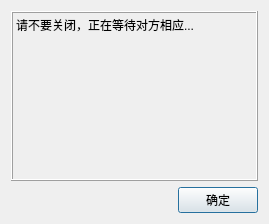
<?xml version="1.0" encoding="UTF-8"?>
<ui version="4.0">
 <class>Dialog</class>
 <widget class="QDialog" name="Dialog">
  <property name="geometry">
   <rect>
    <x>0</x>
    <y>0</y>
    <width>269</width>
    <height>224</height>
   </rect>
  </property>
  <property name="windowTitle">
   <string>Dialog</string>
  </property>
  <layout class="QVBoxLayout" name="verticalLayout" stretch="1,0">
   <item>
    <widget class="QLabel" name="label">
     <property name="frameShape">
      <enum>QFrame::Box</enum>
     </property>
     <property name="frameShadow">
      <enum>QFrame::Raised</enum>
     </property>
     <property name="lineWidth">
      <number>1</number>
     </property>
     <property name="text">
      <string>请不要关闭，正在等待对方相应...</string>
     </property>
     <property name="alignment">
      <set>Qt::AlignLeading|Qt::AlignLeft|Qt::AlignTop</set>
     </property>
    </widget>
   </item>
   <item>
    <layout class="QHBoxLayout" name="horizontalLayout">
     <item>
      <spacer name="horizontalSpacer">
       <property name="orientation">
        <enum>Qt::Horizontal</enum>
       </property>
       <property name="sizeHint" stdset="0">
        <size>
         <width>40</width>
         <height>20</height>
        </size>
       </property>
      </spacer>
     </item>
     <item>
      <widget class="QPushButton" name="pushButton">
       <property name="text">
        <string>确定</string>
       </property>
      </widget>
     </item>
    </layout>
   </item>
  </layout>
 </widget>
 <resources/>
 <connections>
  <connection>
   <sender>pushButton</sender>
   <signal>clicked()</signal>
   <receiver>Dialog</receiver>
   <slot>accept()</slot>
   <hints>
    <hint type="sourcelabel">
     <x>229</x>
     <y>198</y>
    </hint>
    <hint type="destinationlabel">
     <x>262</x>
     <y>149</y>
    </hint>
   </hints>
  </connection>
 </connections>
</ui>
